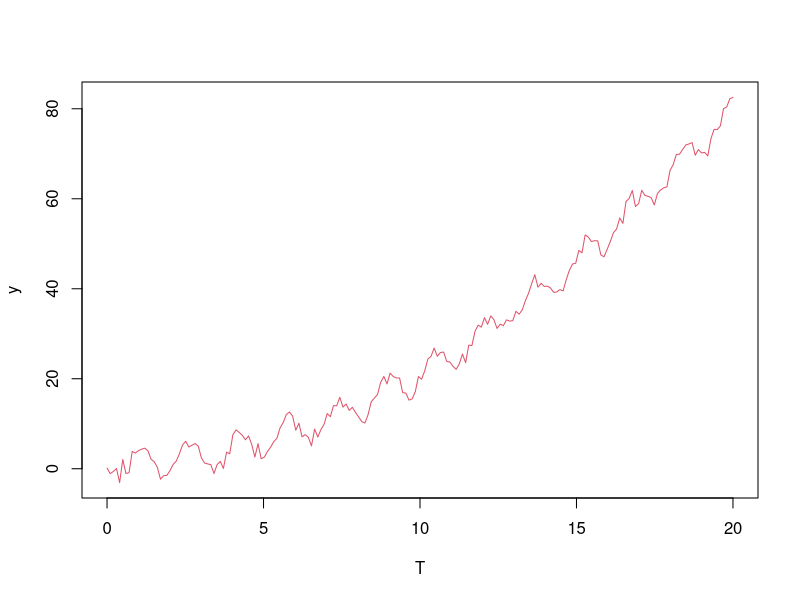

Write R code to recreate this figure. (Note: this script raises an error after producing the figure.)
# https://www.linkedin.com/grp/post/4066593-5836473390680014850

require(quantmod)
require(nnet)
require(caret)

T = seq(0, 20, length = 200)
y = 1 + 3 * cos(4 * T + 2) + .2 * T^2 + rnorm(200)
dat <- data.frame(y, x1 = Lag(y, 1), x2 = Lag(y, 2))
dat[1,2] = dat[2,2] # replace NA with its post
dat[1,3] = dat[2,3] = dat[3,3]
names(dat) <- c('y', 'x1', 'x2')

# Fit model
model <- train(y ~ x1+x2 , 
               dat, 
               method='nnet', 
               linout=TRUE, 
               trace = FALSE)
ps <- predict(model, dat)

# Examine results
plot(T, y, type = 'l', col = 2)
lines(T[-c(1:2)], ps, col = 3)
legend(0, 70, c('y', 'pred'), cex = 1.5, fill = 2:3)
